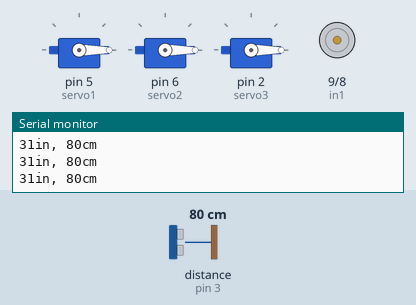
This sketch was run on a simulated Arduino Uno, built with avr-gcc and run on an emulated ATmega328P. Shown: 3 × servo, motor-driver pin pairs drawn as motors (green arrow = first pin HIGH = forward, orange = second pin HIGH = backward, longer = more drive, scaled by the enable pin), the last lines printed to the serial monitor. Wiring (inferred from the names in the program): ultrasonic range finder: trigger pin 4; echo pin 3. The inputs (shaded band) are chosen by the test bench; at power-on: distance to the obstacle (sensor on pin 3) 80 cm. The echo pulse lasts 58.3 µs per cm.

Above: at 1.2 s.
1.3 s: distance to the obstacle (sensor on pin 3) set to 7 cm
2.8 s: distance to the obstacle (sensor on pin 3) set to 4 cm
At 4.27 s:
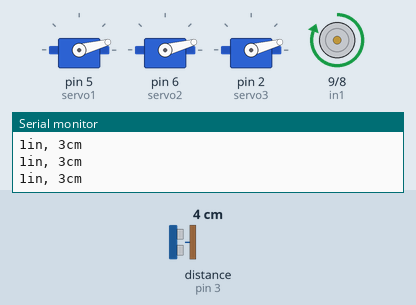
5.8 s: distance to the obstacle (sensor on pin 3) set to 9 cm
At 5.96 s:
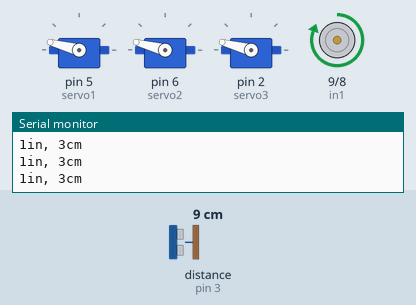
7.8 s: distance to the obstacle (sensor on pin 3) set to 2 cm
At 8.16 s:
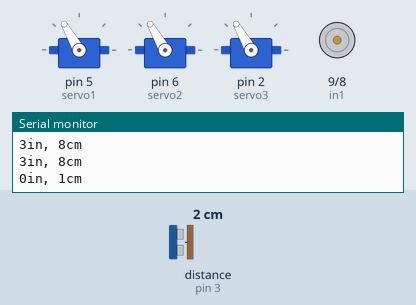
10.8 s: distance to the obstacle (sensor on pin 3) set to 18 cm
At 11.8 s:
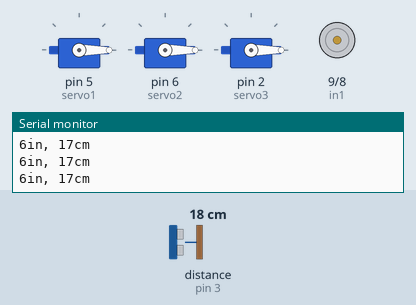
Timing chart, 0 to 13.8 s (numbered marks = the images above; inputs shaded):
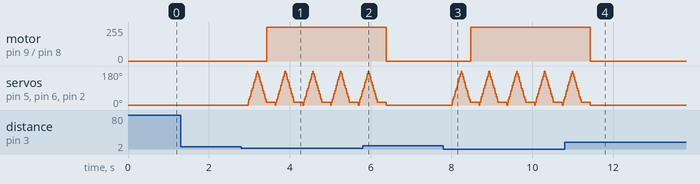

The sketch:

CleanerPro.ino
```cpp
//standard library
#include<Servo.h>


const int trigPin = 4;

const int echoPin = 3;
int enA = 10;
int in1 = 9;
int in2 = 8;


//define our servos
Servo servo1;
Servo servo2;
Servo servo3;
//Servo servo4;

//servo position in degrees
int serpos=0;

void setup()
{ Serial.begin(9600);
  pinMode(trigPin,INPUT);
  pinMode(trigPin, OUTPUT);
  servo1.attach(5);
  servo2.attach(6);
  servo3.attach(2);
  servo1.write(0);
  servo2.write(0);
  servo3.write(0);

  pinMode(enA, OUTPUT);
  pinMode(in1, OUTPUT);
  pinMode(in2, OUTPUT);

}

void loop()
{
  long duration, inches, cm;

  digitalWrite(trigPin, LOW);
  delayMicroseconds(2);
  digitalWrite(trigPin, HIGH);
  delayMicroseconds(10);
  digitalWrite(trigPin, LOW);

  duration = pulseIn(echoPin, HIGH);
 // convert the time into a distance

 inches = microsecondsToInches(duration);

 cm = microsecondsToCentimeters(duration);

 //Tell the Arduino to print the measurement in the serial console

 Serial.print(inches);

 Serial.print("in, ");

 Serial.print(cm);

 Serial.print("cm");

 Serial.println();

 delay(100);

 // This if-else statement tells the Arduino at what distance

 // it should trigger the servo, what the servo should do,

 // and what it should do if the distance is too far away.

 if (inches <= 1)
 {
  sweep();
  demoOne();


 }

 else if (inches >= 1)
 {
  servo1.write(serpos);
  servo2.write(serpos);
  servo3.write(serpos);
  //servo4.write(serpos);

  digitalWrite(in1, LOW);
  digitalWrite(in2, LOW);


 }


 // Tell the Arduino to wait 0.10 seconds before pinging the

 // Ultrasonic Sensor again.

 delay(100);

}


long microsecondsToInches(long microseconds)

{

 // According to Parallax's datasheet for the PING))), there are

 // 73.746 microseconds per inch (i.e. sound travels at 1130 feet per

 // second). This gives the distance travelled by the ping, outbound

 // and return, so we divide by 2 to get the distance of the obstacle.

 // See: http://www.parallax.com/dl/docs/prod/acc/28015-PING-v1.3.pdf

 return microseconds / 74 / 2;

}
long microsecondsToCentimeters(long microseconds)
{
  // The speed of sound is 340 m/s or 29 microseconds per centimeter.
  // The ping travels out and back, so to find the distance of the
  // object we take half of the distance travelled.
  return microseconds / 29 / 2;
}


void sweep()

{
  //scan from 0 to 90 degrees
  for(serpos=0;serpos<180;serpos+=15)
  {
    servo1.write(serpos);
    servo2.write(serpos);
    servo3.write(serpos);
    //servo4.write(serpos);
    delay(20);
  }
  for(serpos=180;serpos>0;serpos-=15)
  {
    servo1.write(serpos);
    servo2.write(serpos);
    servo3.write(serpos);
    //servo4.write(serpos);
    delay(20);

  }

}

void demoOne()
{
  digitalWrite(in1,HIGH);
  digitalWrite(in2,LOW);
  // set speed to 200 out of possible range 0~255
  digitalWrite(enA, 100);
  //Serial.print("a");
  //delay(2000);

}
```

Measured:
- the behaviour switches between 6 and 5 cm on distance to the obstacle (sensor on pin 3) (found by bisection; images 0 and 1)
- after the input at 5.8 s, motor on pin 9 (in1) / pin 8 (in2): forward 255/255 → stopped after 0.58 s; servo on pin 5 (servo1), servo on pin 6 (servo2), servo on pin 2 (servo3): goes on until 6.4 s, then stays 0°
- after the input at 10.8 s, motor on pin 9 (in1) / pin 8 (in2): forward 255/255 → stopped after 0.63 s; servo on pin 5 (servo1), servo on pin 6 (servo2), servo on pin 2 (servo3): goes on until 11.4 s, then stays 0°
